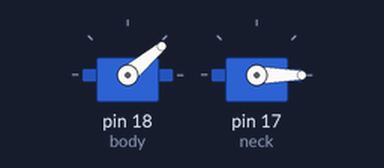
Recording of a sketch running on a simulated Arduino Uno, built with avr-gcc and run on an emulated ATmega328P. On the bench: 2 × servo.

Above: at 0.05 s.
At 10.0 s:
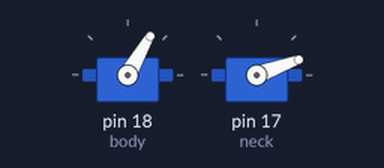
Timing chart, 0 to 13.0 s (numbered marks = the images above):
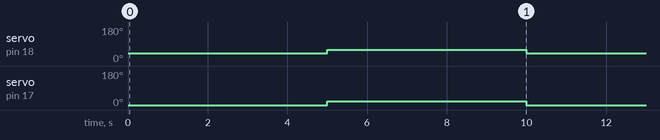

The sketch:

servomotors.ino
```cpp
#include <Servo.h>

Servo body;  // create servo object to control a servo
Servo neck;
// twelve servo objects can be created on most boards

int pos_body = 40;    // variable to store the servo position SERVOMOTOR1
int pos_head = 0;

void setup() {
  body.attach(18);  // pin for servomotor that controls body
  neck.attach(17);  //pin for servomotor that controls neck
}

void loop() {
  neck.write(0);
  //delay(5000);
  body.write(40);
  delay(5000);


  neck.write(20);
  //delay(5000);
  body.write(60);
  delay(5000);

}
```

Measured:
- by itself, servo on pin 18 (body): alternates 60° for 5.0 s and 40° for 5.0 s
- by itself, servo on pin 17 (neck): alternates 20° for 5.0 s and 0° for 5.0 s
